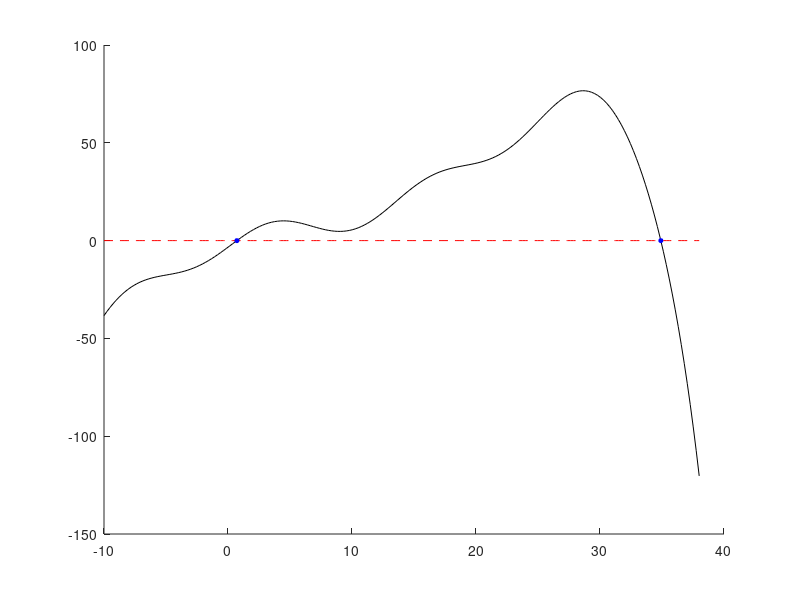
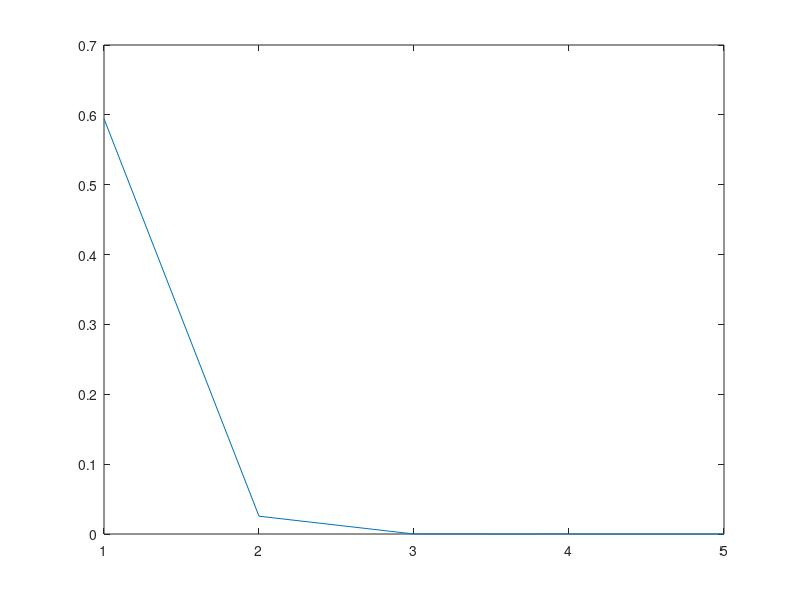
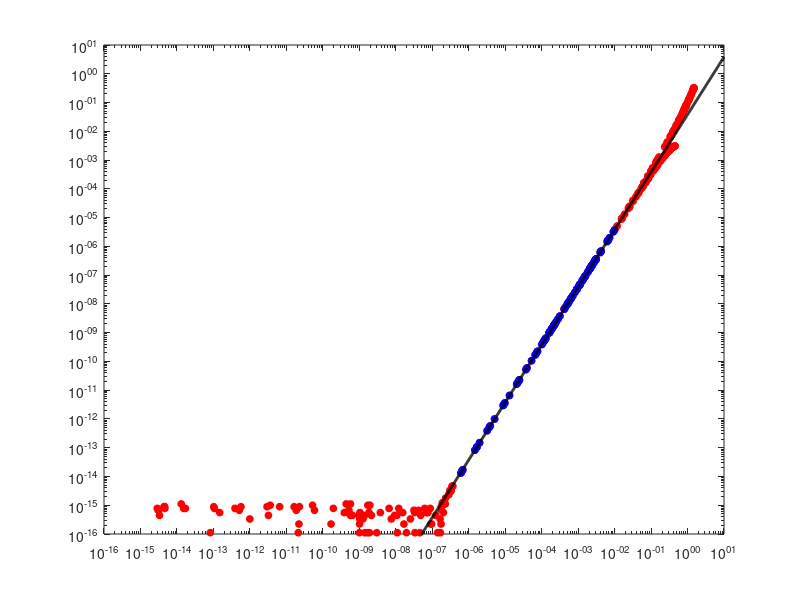

Here is the MATLAB script that generated these plots, in order:
function Assignment1Newton()
    x_range = linspace(-10,38,200);
    input_list = setGlobal(x_range);

    [y_vals,dfdx] = test_func(x_range);

     x0 = -2;
     max_iter = 200;
     dx_tol = 1e-14;
     y_tol = 1e-14;

    [x_root1,exit_flag] = newton_solve(@test_func, x0, max_iter, dx_tol,y_tol);
    [f_root1] = test_func(x_root1);
    
    x_root_base = x_root1;

    x0=35;
    [x_root2,exit_flag] = newton_solve(@test_func, x0, max_iter, dx_tol,y_tol);
    [f_root2] = test_func(x_root2);

    figure(1);
    hold on;
    plot(x_range,y_vals,'k')
    plot(x_range,x_range*0,'r--')
    plot(x_root1,f_root1,"bo",'MarkerFaceColor','b','MarkerSize',3);
    plot(x_root2,f_root2,"bo",'MarkerFaceColor','b','MarkerSize',3);

    all_iteration_list =[];
    all_error_list = [];

    x_current_list = [];
    x_next_list =[];

    index_list = [];

    all_error_current_list = [];
    all_error_next_list = [];

    all_x_current_list = [];
    all_x_next_list = [];

     for n = 1:(max_iter/2)
         x0 = x_root_base + (2*rand()-.5);
         [~,~,x_guess_list] = newton_solve(@test_func, x0, max_iter, dx_tol,y_tol);
         iteration_list = 1:length(x_guess_list);

         %input_list =[];

         error_list = abs(x_guess_list-x_root_base);
         all_iteration_list = [all_iteration_list, iteration_list];
         all_error_list = [all_error_list,error_list];

         x_current_list = [x_current_list,input_list(1:end-1)];
         x_next_list = [x_next_list,input_list(2:end)];

         current_error = error_list(1:end-1);
         next_error = error_list(2:end);

         all_error_current_list = [all_error_current_list,current_error];
         all_error_next_list = [all_error_next_list,next_error];

         all_x_current_list = [all_x_current_list,input_list(1:end-1)];
         all_x_next_list = [all_x_next_list,input_list(2:end)];

         index_list = [index_list,1:length(input_list)-1];
     end


    figure(2);
    
    plot(abs(x_guess_list-x_root1));

    x_regression = []; % e_n
    y_regression = []; % e_{n+1}
    %iterate through the collected data
    error_list0 = all_error_current_list;
    error_list1 = all_error_next_list; 

    index_fixer = index_list(1:361);

for n=1:length(index_fixer)
    if error_list0(n)>1e-14 && error_list0(n)<1e-2 && error_list1(n)>1e-14 && error_list1(n)<1e-2 && index_fixer(n)>2
        x_regression(end+1) = error_list0(n);
        y_regression(end+1) = error_list1(n);
    end
end
    [p,k] = generate_error_fit(x_regression,y_regression);
    
    fit_line_x = 10.^[-16:.01:1];
    fit_line_y = k*fit_line_x.^p;

    figure(3);
    loglog(all_error_current_list,all_error_next_list,'ro','markerfacecolor',[1,0,0],'markersize',5)
    hold on;
    loglog(x_regression,y_regression,'bo','markerfacecolor',[0,0,1],'markersize',5)
    loglog(fit_line_x,fit_line_y,'k-','linewidth',2)
    hold off;
    xlim([10^-16 10^1])
    ylim([10^-16 10^1])
end

%%NEWTON SOLVER
function [x_root,exit_flag,x_guess_list] = newton_solve(f_in,x0,max_iter,dx_tol,y_tol)
    x_prev = x0-2*dx_tol;    
    x_val = x0;
    [f_val,dfdx_val] = f_in(x_val);

    count = 0;
    x_guess_list = x_val;

  while abs(dfdx_val) > 1e-7 && abs((x_val-x_prev)) > dx_tol && count<max_iter && abs(f_val) > y_tol
        x_prev = x_val;
        x_val = x_val - f_val/dfdx_val;

        [f_val, dfdx_val] = f_in(x_val);
        count=count+1;
        x_guess_list(end+1) = x_val;
   end

    x_root = x_val;

   %assume success
   exit_flag = 0;

   if abs(x_val-x_prev) > dx_tol && abs(f_val)>y_tol
       exit_flag = 1;
   end

end

%%IMPORT FUNCTION
function [f_val,dfdx] = test_func(x_range)
    f_val = (x_range.^3)/100 - (x_range.^2)/8 + 2*x_range + 6*sin(x_range/2+6) -.7 - exp(x_range/6);
    dfdx = 3*(x_range.^2)/100 - 2*x_range/8 + 2 +(6/2)*cos(x_range/2+6) - exp(x_range/6)/6;
end

function input_list = setGlobal(x_range)
    global input_list
    input_list(:,end+1) = x_range;
end

function [p,k] = generate_error_fit(x_regression,y_regression)

    Y = log(y_regression)';
    X1 = log(x_regression)';
    X2 = ones(length(X1),1);
    MEGAX = [X1,X2];
%run the regression
    coeff_vec = regress(Y,MEGAX);
%pull out the coefficients from the fit
    p = coeff_vec(1);
    k = exp(coeff_vec(2));
end